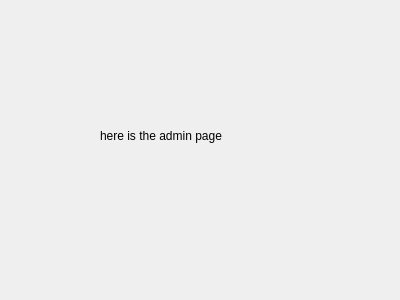
<?xml version="1.0" encoding="UTF-8"?>
<ui version="4.0">
 <class>adminPage</class>
 <widget class="QDialog" name="adminPage">
  <property name="geometry">
   <rect>
    <x>0</x>
    <y>0</y>
    <width>400</width>
    <height>300</height>
   </rect>
  </property>
  <property name="windowTitle">
   <string>Dialog</string>
  </property>
  <widget class="QLabel" name="label">
   <property name="geometry">
    <rect>
     <x>100</x>
     <y>100</y>
     <width>181</width>
     <height>71</height>
    </rect>
   </property>
   <property name="text">
    <string>here is the admin page</string>
   </property>
  </widget>
 </widget>
 <resources/>
 <connections/>
</ui>
